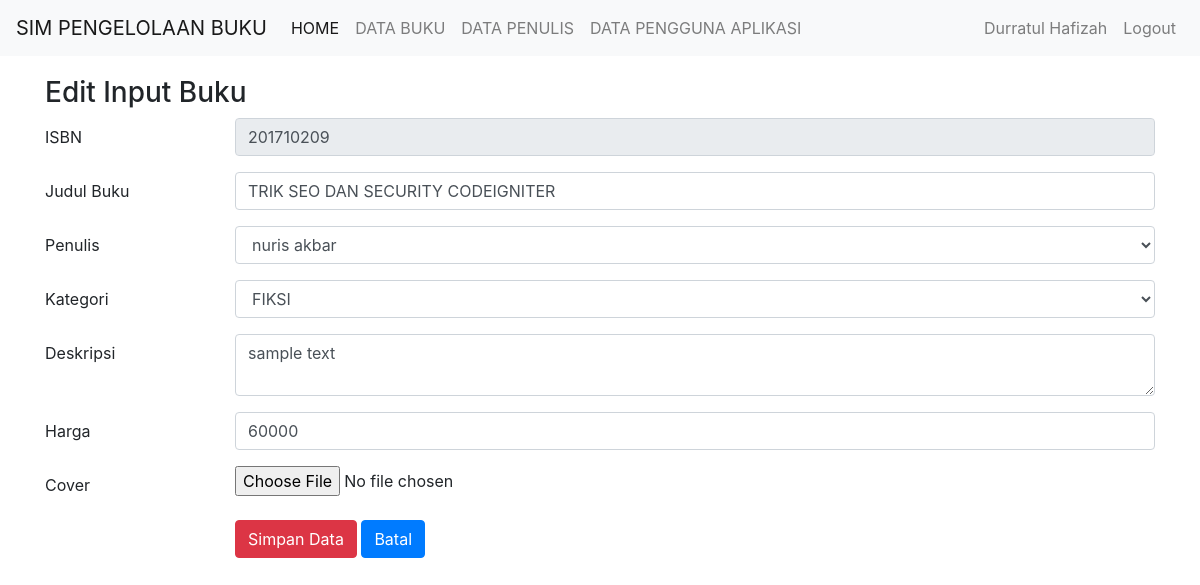
The app's page /edit_buku.php?isbn=201710209 (signed in) with its own data.
### tables this page shows
CREATE TABLE `buku` (
  `isbn` varchar(10) NOT NULL,
  `judul_buku` varchar(100) NOT NULL,
  `id_penulis` int(11) NOT NULL,
  `id_kategori` int(11) NOT NULL,
  `deskripsi` text NOT NULL,
  `harga` int(11) NOT NULL,
  `cover` text NOT NULL
);

CREATE TABLE `penulis` (
  `id_penulis` int(11) NOT NULL,
  `nama_penulis` varchar(40) NOT NULL,
  `email` varchar(30) NOT NULL,
  `no_hp` varchar(13) NOT NULL
);

### edit_buku.php (the view)
<?php
include 'header.php';
$isbn = $_GET['isbn'];
$buku = mysqli_query($konek, "select * from buku where isbn='$isbn'");
$row  = mysqli_fetch_array($buku);
?>
<div class="container">
    <h3>Edit Input Buku</h3>
    <form action="update-buku.php" method="POST" enctype="multipart/form-data">
        <div class="form-group row">
            <label class="col-sm-2 col-form-label">ISBN</label>
            <div class="col-sm-10">
                <input readonly="" type="text" value="<?php echo $row['isbn']?>" name="isbn" placeholder="Masukan ISBN" class="form-control">
            </div>
        </div>
        <div class="form-group row">
            <label class="col-sm-2 col-form-label">Judul Buku</label>
            <div class="col-sm-10">
                <input type="text" value="<?php echo $row['judul_buku']?>" name="judul_buku" placeholder="Masukan Judul Buku" class="form-control">
            </div>
        </div>
        <div class="form-group row">
            <label class="col-sm-2 col-form-label">Penulis</label>
            <div class="col-sm-10">
                <select name="penulis" class="form-control">
                    <?php
                    $penulis = mysqli_query($konek, "select * from penulis");
                    while ($p = mysqli_fetch_array($penulis)) {
                        echo "<option value='$p[id_penulis]' ";
                        if($row['id_penulis']==$p['id_penulis']){
                            echo "selected";
                        }
                        echo">$p[nama_penulis]</option>";
                    }
                    ?>
                </select>
            </div>
        </div>
        <div class="form-group row">
            <label class="col-sm-2 col-form-label">Kategori</label>
            <div class="col-sm-10">
                <select name="kategori" class="form-control">
                    <?php
                    $kategori = mysqli_query($konek, "select * from kategori");
                    while ($k = mysqli_fetch_array($kategori)) {
                        echo "<option value='$k[id_kategori]' ";
                        echo $row['id_kategori']==$k['id_kategori']?'seletced':'';
                        echo">" . strtoupper($k['nama_kategori']) . "</option>";
                    }
                    ?>
                </select>
            </div>
        </div>
        <div class="form-group row">
            <label class="col-sm-2 col-form-label">Deskripsi</label>
            <div class="col-sm-10">
                <textarea name="deskripsi" class="form-control"><?php echo $row['deskripsi']?></textarea>
            </div>
        </div>
        <div class="form-group row">
            <label class="col-sm-2 col-form-label">Harga</label>
            <div class="col-sm-10">
                <input type="text" value="<?php echo $row['harga']?>" name="harga" placeholder="Masukan harga" class="form-control">
            </div>
        </div>
        <div class="form-group row">
            <label class="col-sm-2 col-form-label">Cover</label>
            <div class="col-sm-10">
                <input type="file" name="cover">
            </div>
        </div>
        <div class="form-group row">
            <label class="col-sm-2 col-form-label"></label>
            <div class="col-sm-10">
                <button type="submit" class="btn btn-danger">Simpan Data</button>
                <a href="index.php" class="btn btn-primary">Batal</a>
            </div>
        </div>
    </form>
</div>
<?php
include 'footer.php';
?>

### header.php (style rules this page uses)
.container { margin-top: 20px; }

### records on screen
buku: isbn "201710209", judul_buku "TRIK SEO DAN SECURITY CODEIGNITER", penulis "nuris akbar", deskripsi "sample text", harga "60000"

### other values on screen
$_SESSION['nama_user'] "Durratul Hafizah"
form field kategori "FIKSI"
